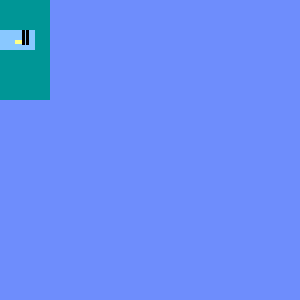
Frame 1 (no input)
Frame 60 (the mouse pressed at the canvas centre just before this capture): identical to frame 1, image omitted
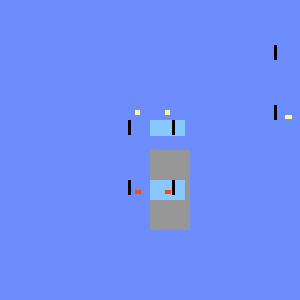
Frame 120 (the mouse held since frame 60 and released just before this capture)

The Processing sketch that drew these frames (run headless with seeded random() and noise(); from frame 60 on, the mouse is pressed at the canvas centre):

// Processing sketch: processing_36262
// ── processing_36262.pde

void setup() {
  size(300, 300);
  colorMode(RGB);
}
//This is for the daytime background
void draw() {
  background(110, 141, 252);
  if (mouseX<=height/2) {
    noStroke();
    fill(mouseY, 150, 150);
    rect(mouseX*2, mouseY/2, 50, 100);
    rect(mouseX, mouseY, 40, 80);
  }
  //This is for night background
  else {
    background(17, 31, 77);
    if (mouseX<=width/2);
    rectMode(CENTER);
    fill(mouseX, 150, 150);
    rect(mouseX/2, mouseY*2, 40, 40);
    rect(mouseX, mouseY, 40, 80);
  }
  //This is for the Vehicle details such as the headlights and breaklights
  fill(137, 200, 255);
  rect(mouseX, mouseY+30, 35, 20);
  fill(137, 200, 255);
  rect(mouseX, mouseY-30, 35, 16);
  fill(253, 255, 137);
  rect(mouseX+15, mouseY-40, 5, 5);
  fill(253, 255, 137);
  rect(mouseX-15, mouseY-40, 5, 5);
  fill(255, 72, 5);
  rect(mouseX-15, mouseY+40, 6, 4);
  fill(255, 72, 5);
  rect(mouseX+15, mouseY+40, 6, 4);
  fill(253, 255, 137);
  rect(mouseX+15, mouseY-40, 5, 5);
  fill(253, 255, 137);
  rect(mouseX-15, mouseY-40, 5, 5);
  fill(253, 255, 137);
  rect(mouseX*2-15, mouseY/2+40, 7, 4);
  rect(mouseX*2+15, mouseY/2+40, 7, 4);

  //this is for the car tires
  fill(0, 0, 0);
  rect(mouseX+22, mouseY+30, 3, 15);
  rect(mouseX-22, mouseY+30, 3, 15);
  rect(mouseX+22, mouseY-30, 3, 15);
  rect(mouseX-22, mouseY-30, 3, 15);
  rect(mouseX*2-26, mouseY/2-30, 3, 15);
  rect(mouseX*2+26, mouseY/2-30, 3, 15);
  rect(mouseX*2+26, mouseY/2+30, 3, 15);
  rect(mouseX*2-26, mouseY/2+30, 3, 15);
}
